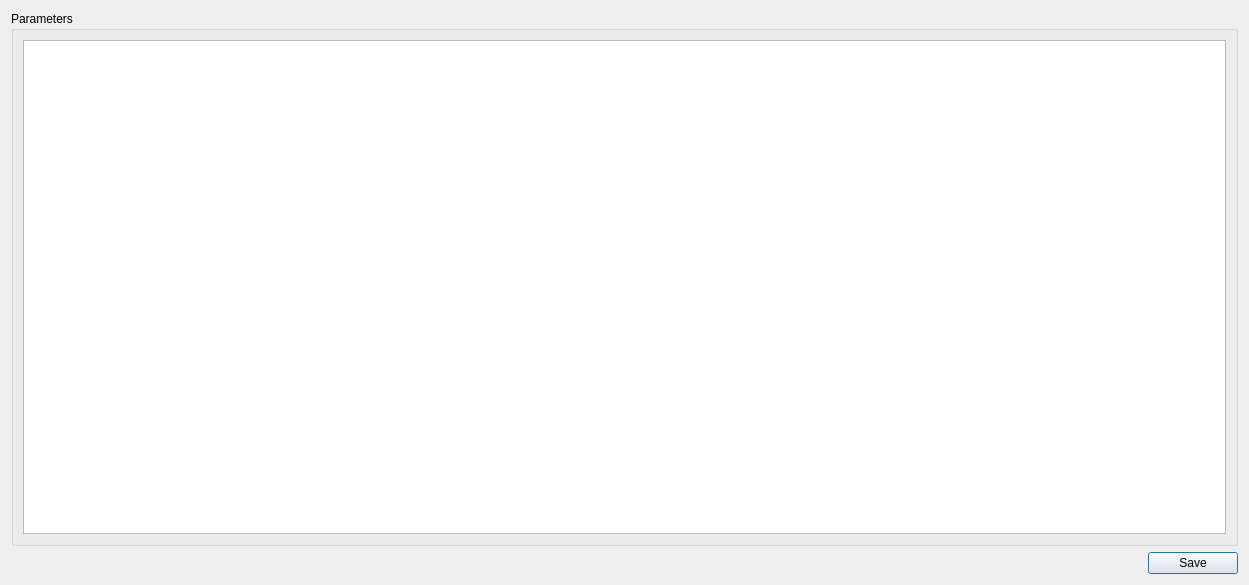
<?xml version="1.0" encoding="UTF-8"?>
<ui version="4.0">
 <class>ParametersManagerDialog</class>
 <widget class="QDialog" name="ParametersManagerDialog">
  <property name="geometry">
   <rect>
    <x>0</x>
    <y>0</y>
    <width>1249</width>
    <height>585</height>
   </rect>
  </property>
  <property name="windowTitle">
   <string>Parameters Manager</string>
  </property>
  <layout class="QGridLayout" name="gridLayout_2">
   <item row="0" column="0">
    <widget class="QGroupBox" name="groupBox">
     <property name="title">
      <string>Parameters</string>
     </property>
     <layout class="QGridLayout" name="gridLayout">
      <item row="0" column="0">
       <widget class="QTableWidget" name="tableWidget"/>
      </item>
     </layout>
    </widget>
   </item>
   <item row="1" column="0">
    <layout class="QHBoxLayout" name="horizontalLayout_2">
     <item>
      <spacer name="horizontalSpacer_4">
       <property name="orientation">
        <enum>Qt::Horizontal</enum>
       </property>
       <property name="sizeHint" stdset="0">
        <size>
         <width>818</width>
         <height>20</height>
        </size>
       </property>
      </spacer>
     </item>
     <item>
      <widget class="QPushButton" name="savePushButton">
       <property name="minimumSize">
        <size>
         <width>90</width>
         <height>0</height>
        </size>
       </property>
       <property name="maximumSize">
        <size>
         <width>90</width>
         <height>16777215</height>
        </size>
       </property>
       <property name="text">
        <string>Save</string>
       </property>
      </widget>
     </item>
    </layout>
   </item>
  </layout>
 </widget>
 <resources/>
 <connections/>
</ui>
